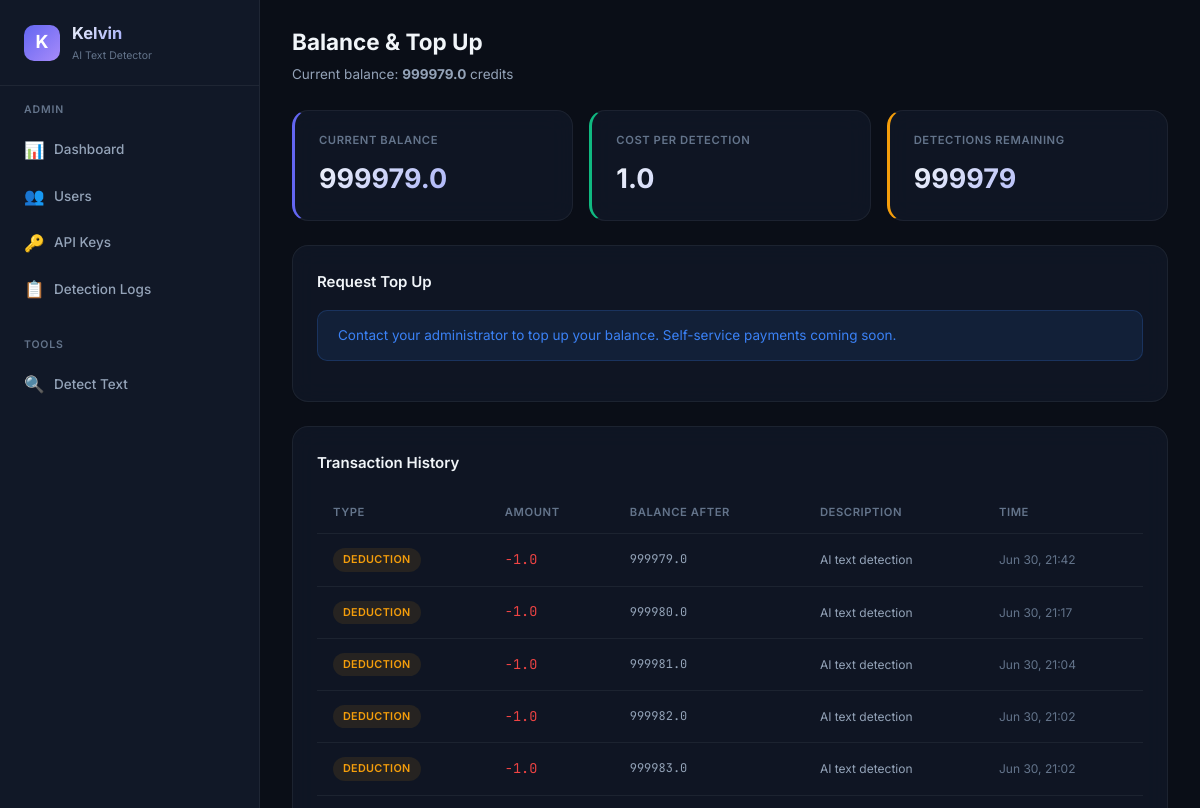
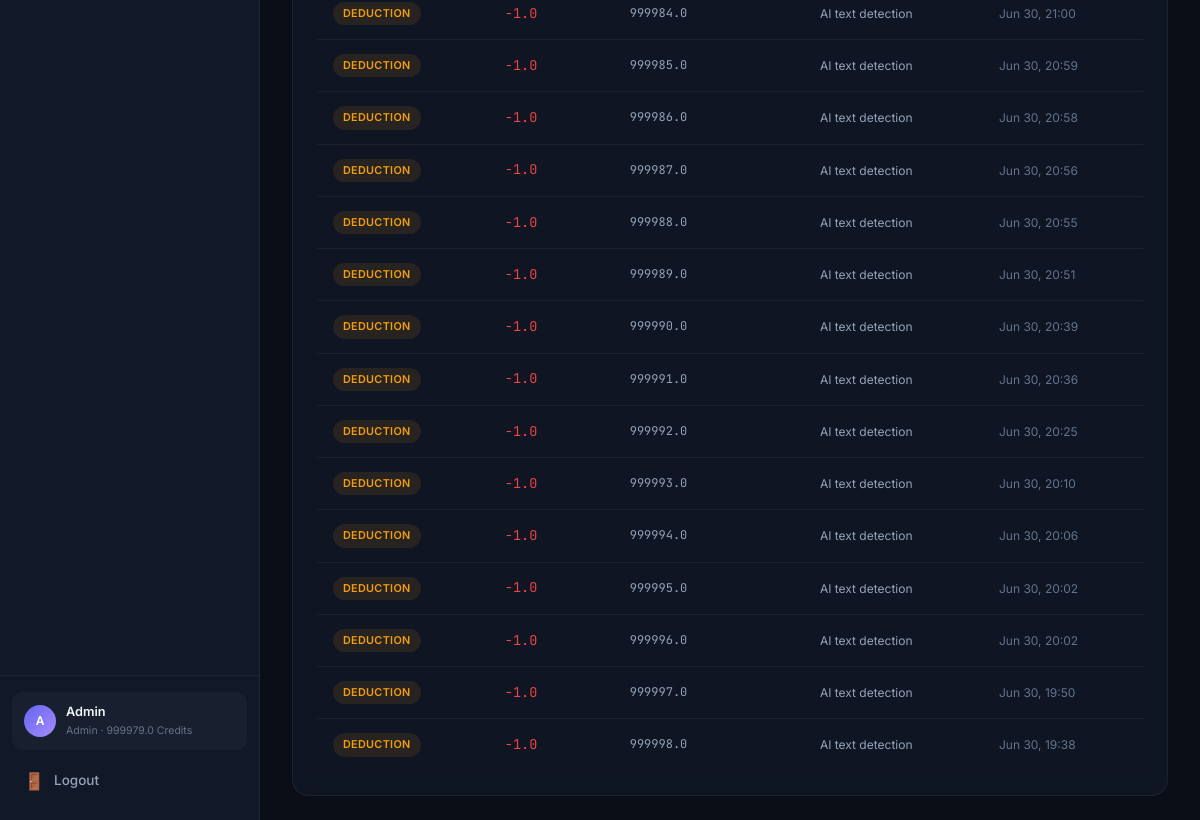
The page /dashboard/topup (signed in) on the database as committed earlier (2 pictures, top to bottom).
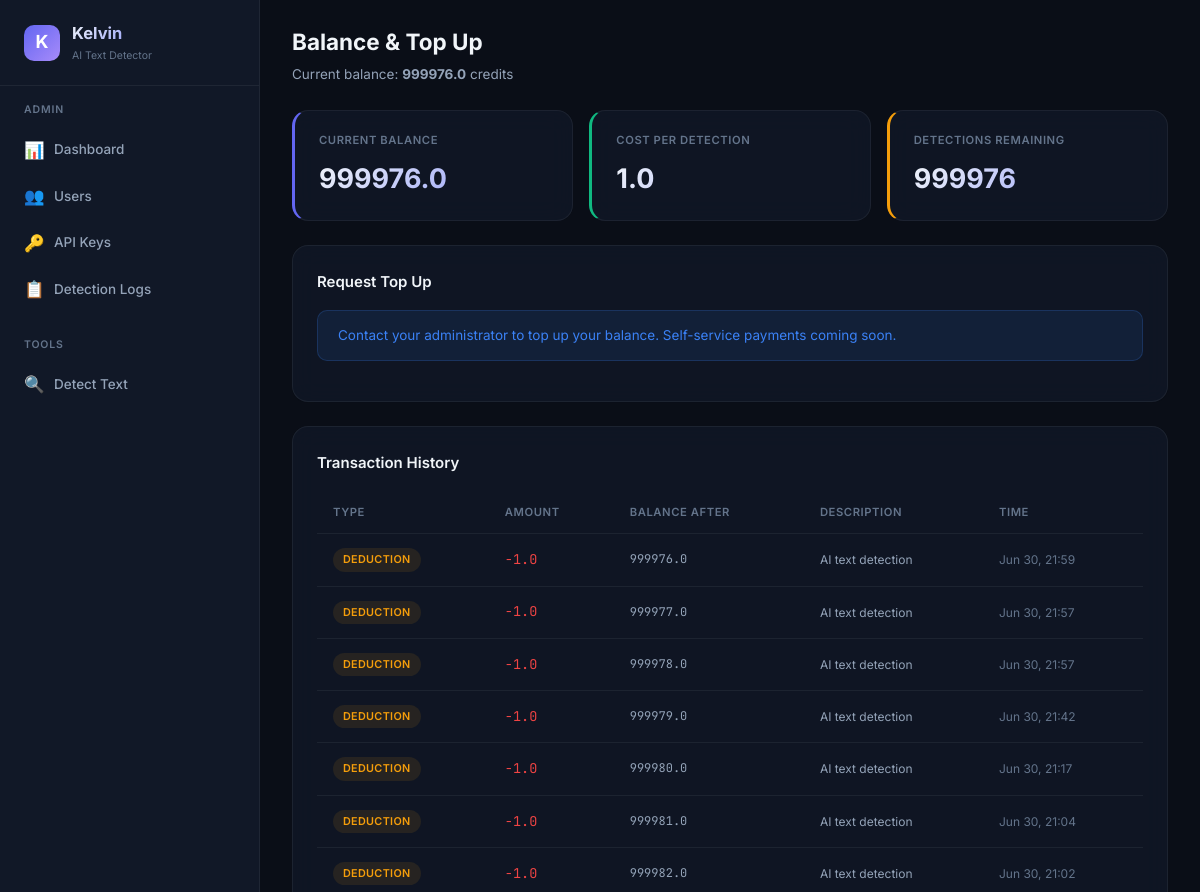
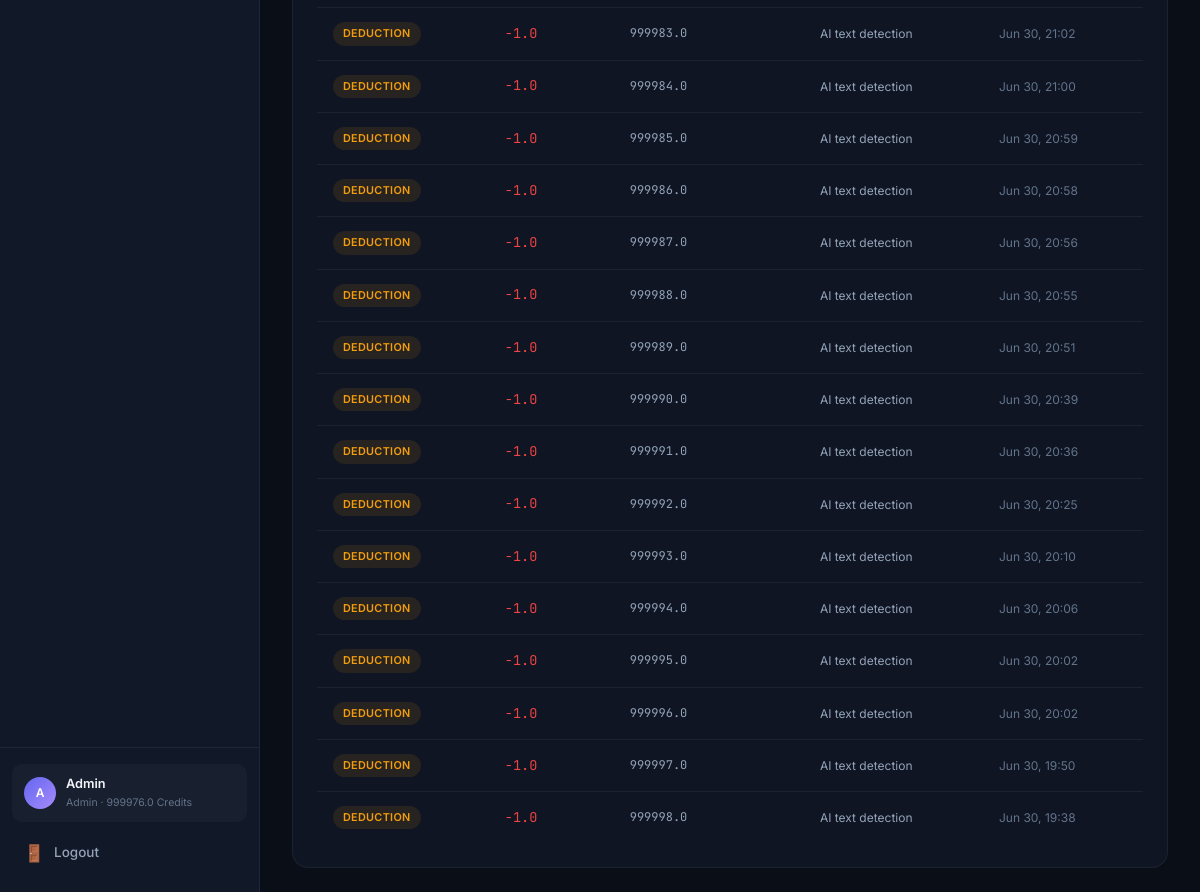
The same page on the database as committed later (2 pictures, top to bottom).
### database.py (models this page shows, shortened)
class User(Base):
    __tablename__ = "users"
    id = Column(Integer, primary_key=True, autoincrement=True)
    email = Column(String(255), unique=True, nullable=False, index=True)
    password_hash = Column(String(255), nullable=False)
    display_name = Column(String(100), nullable=False)
    role = Column(String(20), nullable=False, default="user")  # "admin" or "user"
    balance = Column(Float, nullable=False, default=100.0)
    is_active = Column(Boolean, nullable=False, default=True)
    created_at = Column(DateTime, nullable=False, default=datetime.utcnow)
    api_keys = relationship("APIKeyRecord", back_populates="user", lazy="dynamic")
    detection_logs = relationship("DetectionLog", back_populates="user", lazy="dynamic")
    transactions = relationship("BalanceTransaction", back_populates="user", lazy="dynamic")

class BalanceTransaction(Base):
    __tablename__ = "balance_transactions"
    id = Column(Integer, primary_key=True, autoincrement=True)
    user_id = Column(Integer, ForeignKey("users.id"), nullable=False, index=True)
    amount = Column(Float, nullable=False)  # positive = credit, negative = debit
    type = Column(String(20), nullable=False)  # "topup", "deduction", "refund", "signup_bonus"
    description = Column(String(255), nullable=True)
    balance_after = Column(Float, nullable=True)
    created_at = Column(DateTime, nullable=False, default=datetime.utcnow)
    user = relationship("User", back_populates="transactions")

### detect-ai.py (the view)
@app.get("/dashboard/topup", response_class=HTMLResponse)
async def user_topup_page(request: Request, db: Session = Depends(get_db_session)):
    user = _require_web_user(request, db)
    transactions = db.query(BalanceTransaction).filter(BalanceTransaction.user_id == user.id).order_by(desc(BalanceTransaction.created_at)).limit(50).all()
    return _render(request, db, "user/topup.html", transactions=transactions)

### templates/user/topup.html (shortened to what this page needs)
{% extends "base.html" %}
{% set active_page = 'user-topup' %}
{% block page_header %}
<div class="page-header">
    <h2>Balance & Top Up</h2>
    <p>Current balance: <strong>{{ user.balance | round(1) }}</strong> credits</p>
</div>
{% endblock %}
{% block content %}
<div class="stats-grid">
    <div class="stat-card accent">
        <div class="stat-label">Current Balance</div>
        <div class="stat-value">{{ user.balance | round(1) }}</div>
    </div>
    <div class="stat-card green">
        <div class="stat-label">Cost Per Detection</div>
        <div class="stat-value">1.0</div>
    </div>
    <div class="stat-card yellow">
        <div class="stat-label">Detections Remaining</div>
        <div class="stat-value">{{ user.balance | int }}</div>
    </div>
</div>
<div class="card mb-24">
    <div class="card-header">
        <h3>Request Top Up</h3>
    </div>
    <div class="alert alert-info">
        Contact your administrator to top up your balance. Self-service payments coming soon.
    </div>
</div>
<div class="card">
    <div class="card-header">
        <h3>Transaction History</h3>
    </div>
    {% if transactions %}
    <div class="table-container">
        <table>
            <thead>
                <tr>
                    <th>Type</th>
                    <th>Amount</th>
                    <th>Balance After</th>
                    <th>Description</th>
                    <th>Time</th>
                </tr>
            </thead>
            <tbody>
                {% for tx in transactions %}
                <tr>
                    <td>
                        {% if tx.type == 'topup' or tx.type == 'signup_bonus' %}
                        <span class="badge badge-green">{{ tx.type }}</span>
                        {% elif tx.type == 'deduction' %}
                        <span class="badge badge-yellow">deduction</span>
                        {% elif tx.type == 'refund' %}
                        <span class="badge badge-blue">refund</span>
                        {% else %}
                        <span class="badge badge-muted">{{ tx.type }}</span>
                        {% endif %}
                    </td>
                    <td class="text-mono {% if tx.amount > 0 %}text-green{% else %}text-red{% endif %}">
                        {{ '+' if tx.amount > 0 else '' }}{{ tx.amount | round(1) }}
                    </td>
                    <td class="text-mono text-sm">{{ tx.balance_after | round(1) if tx.balance_after else '—' }}</td>
                    <td class="text-sm">{{ tx.description or '—' }}</td>
                    <td class="text-sm text-muted">{{ tx.created_at.strftime('%b %d, %H:%M') if tx.created_at else '—' }}</td>
                </tr>
                {% endfor %}
            </tbody>
        </table>
    </div>
    {% else %}
    <div class="empty-state">
        <div class="empty-icon">💰</div>
        <h3>No transactions yet</h3>
    </div>
    {% endif %}
</div>
{% endblock %}

### templates/base.html (shortened to what this page needs)
<!DOCTYPE html>
<html lang="en">
<head>
    <link rel="stylesheet" href="/static/css/style.css?v=6">
</head>
<body>
    {% block body %}
    <div class="app-layout">
        <aside class="sidebar">
            <div class="sidebar-brand">
                <div class="brand-icon">K</div>
                <div>
                    <h1>Kelvin</h1>
                    <div class="brand-version">AI Text Detector</div>
                </div>
            </div>
            <nav class="sidebar-nav">
                {% if user and user.role == 'admin' %}
                <div class="nav-section">
                    <div class="nav-section-title">Admin</div>
                    <a href="/admin/dashboard" class="nav-link {% if active_page == 'admin-dashboard' %}active{% endif %}">
                        <span class="nav-icon">📊</span> Dashboard
                    </a>
                    <a href="/admin/users" class="nav-link {% if active_page == 'admin-users' %}active{% endif %}">
                        <span class="nav-icon">👥</span> Users
                    </a>
                    <a href="/admin/keys" class="nav-link {% if active_page == 'admin-keys' %}active{% endif %}">
                        <span class="nav-icon">🔑</span> API Keys
                    </a>
                    <a href="/admin/logs" class="nav-link {% if active_page == 'admin-logs' %}active{% endif %}">
                        <span class="nav-icon">📋</span> Detection Logs
                    </a>
                </div>
                <div class="nav-section">
                    <div class="nav-section-title">Tools</div>
                    <a href="/dashboard/detect" class="nav-link {% if active_page == 'detect' %}active{% endif %}">
                        <span class="nav-icon">🔍</span> Detect Text
                    </a>
                </div>
                {% endif %}
            </nav>
            {% if user %}
            <div class="sidebar-footer">
                <div class="sidebar-user">
                    <div class="user-avatar">{{ user.display_name[0] | upper }}</div>
                    <div class="user-info">
                        <div class="user-name">{{ user.display_name }}</div>
                        <div class="user-role">{{ user.role }} · {{ user.balance | round(1) }} credits</div>
                    </div>
                </div>
                <a href="/logout" class="nav-link" style="margin-top: 8px;">
                    <span class="nav-icon">🚪</span> Logout
                </a>
            </div>
            {% endif %}
        </aside>
        <main class="main-content">
            {% block page_header %}{% endblock %}
            <div class="page-body">
                {% block content %}{% endblock %}
            </div>
        </main>
    </div>
    {% endblock %}
</body>
</html>

Rows that differ between the two databases and show on the page:
changed User "Admin": balance "999979.0" → "999976.0"; balance "999979" → "999976"
added BalanceTransaction: type "DEDUCTION", amount "-1.0", balance_after "999976.0", description "AI text detection", created_at "Jun 30, 21:59"
added BalanceTransaction: type "DEDUCTION", amount "-1.0", balance_after "999977.0", description "AI text detection", created_at "Jun 30, 21:57"
added BalanceTransaction: type "DEDUCTION", amount "-1.0", balance_after "999978.0", description "AI text detection", created_at "Jun 30, 21:57"
